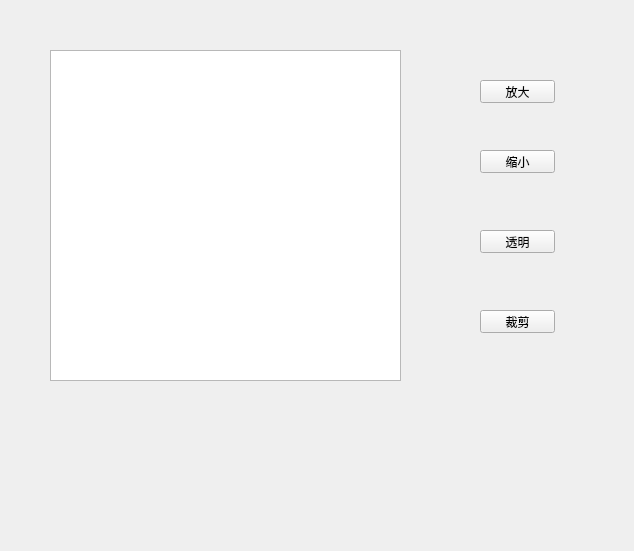
<?xml version="1.0" encoding="UTF-8"?>
<ui version="4.0">
 <class>showPicture</class>
 <widget class="QWidget" name="showPicture">
  <property name="geometry">
   <rect>
    <x>0</x>
    <y>0</y>
    <width>634</width>
    <height>551</height>
   </rect>
  </property>
  <property name="windowTitle">
   <string>Form</string>
  </property>
  <widget class="QGraphicsView" name="graphicsView">
   <property name="geometry">
    <rect>
     <x>50</x>
     <y>50</y>
     <width>351</width>
     <height>331</height>
    </rect>
   </property>
  </widget>
  <widget class="QPushButton" name="pushButton">
   <property name="geometry">
    <rect>
     <x>480</x>
     <y>80</y>
     <width>75</width>
     <height>23</height>
    </rect>
   </property>
   <property name="text">
    <string>放大</string>
   </property>
  </widget>
  <widget class="QPushButton" name="pushButton_2">
   <property name="geometry">
    <rect>
     <x>480</x>
     <y>150</y>
     <width>75</width>
     <height>23</height>
    </rect>
   </property>
   <property name="text">
    <string>缩小</string>
   </property>
  </widget>
  <widget class="QPushButton" name="pushButton_3">
   <property name="geometry">
    <rect>
     <x>480</x>
     <y>230</y>
     <width>75</width>
     <height>23</height>
    </rect>
   </property>
   <property name="text">
    <string>透明</string>
   </property>
  </widget>
  <widget class="QPushButton" name="pushButton_4">
   <property name="geometry">
    <rect>
     <x>480</x>
     <y>310</y>
     <width>75</width>
     <height>23</height>
    </rect>
   </property>
   <property name="text">
    <string>裁剪</string>
   </property>
  </widget>
 </widget>
 <resources/>
 <connections/>
</ui>
